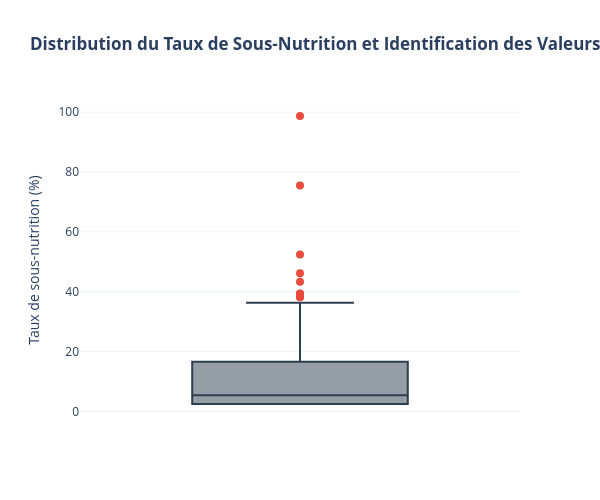

This figure's notebook cell:
### Markdown cell above
#### **B. Niveau de Sous-nutrition (taux-sousnutrition_pct)**

*Visualisation : Le boxplot permet d'identifier immédiatement les pays présentant un taux anormalement élevé (outliers)*

### Code cell
# Conservation des lignes qui ont un taux renseigné
df_sous_nut = df_clean.dropna(subset=["taux_sousnutrition_pct"]).copy()

Q1 = df_sous_nut["taux_sousnutrition_pct"].quantile(0.25)
Q3 = df_sous_nut["taux_sousnutrition_pct"].quantile(0.75)
IQR = Q3 - Q1
seuil_haut = Q3 + (1.5 * IQR)

# Extraction des pays hors-normes
outliers_df = df_sous_nut[
    df_sous_nut["taux_sousnutrition_pct"] > seuil_haut
].sort_values(by="taux_sousnutrition_pct", ascending=False)

outliers_df["Taux de sous-nutrition (%)"] = outliers_df[
    "taux_sousnutrition_pct"
].apply(lambda x: f"{x:.2f} %")

print(f"--- RÉSULTATS DE L'ANALYSE DES VALEURS EXTRÊMES ---")
print(f"Troisième quartile (Q3) : {Q3:.2f}%")
print(f"Seuil des valeurs extrêmes (Q3 + 1.5*IQR) : {seuil_haut:.2f}%")
print(f"Nombre de pays en valeur extrême : {len(outliers_df)}\n")

# Affichage du tableau des pays extrêmes
display(
    outliers_df[["Zone", "Taux de sous-nutrition (%)"]].reset_index(drop=True)
)

fig_box = px.box(
    df_sous_nut,
    y="taux_sousnutrition_pct",
    hover_name="Zone",
    points="outliers",  # Met en évidence uniquement les points extrêmes
    title="<b>Distribution du Taux de Sous-Nutrition et Identification des Valeurs Extrêmes</b>",
    labels={"taux_sousnutrition_pct": "Taux de sous-nutrition (%)"},
)

fig_box.update_traces(
    marker=dict(color="#e74c3c", size=8),  # Points extrêmes en rouge
    line=dict(color="#2c3e50"),  # Structure du boxplot en bleu foncé
)

fig_box.update_layout(
    height=500,
    width=600,
    paper_bgcolor="rgba(0,0,0,0)",
    plot_bgcolor="rgba(0,0,0,0)",
    yaxis=dict(gridcolor="#eef2f5", zeroline=False),
)

fig_box.show()

### Figure 1 — Plotly figure (JSON) as saved in the notebook; plotly's stock layout.template omitted (floating-point values rounded to 4 significant figures; data arrays with more than 128 entries replaced by an {"elided": "..."} marker saying what was removed)
{"data": [{"alignmentgroup": "True", "boxpoints": "outliers", "hovertemplate": "<b>%{hovertext}</b><br><br>Taux de sous-nutrition (%)=%{y}<extra></extra>", "hovertext": {"elided": "156 str values"}, "legendgroup": "", "line": {"color": "#2c3e50"}, "marker": {"color": "#e74c3c", "size": 8}, "name": "", "notched": false, "offsetgroup": "", "orientation": "v", "showlegend": false, "type": "box", "x0": " ", "xaxis": "x", "y": {"elided": "156 float values"}, "y0": " ", "yaxis": "y"}], "layout": {"boxmode": "group", "height": 500, "legend": {"tracegroupgap": 0}, "paper_bgcolor": "rgba(0,0,0,0)", "plot_bgcolor": "rgba(0,0,0,0)", "title": {"text": "<b>Distribution du Taux de Sous-Nutrition et Identification des Valeurs Extrêmes</b>"}, "width": 600, "xaxis": {"anchor": "y", "domain": [0, 1]}, "yaxis": {"anchor": "x", "domain": [0, 1], "gridcolor": "#eef2f5", "title": {"text": "Taux de sous-nutrition (%)"}, "zeroline": false}}}
